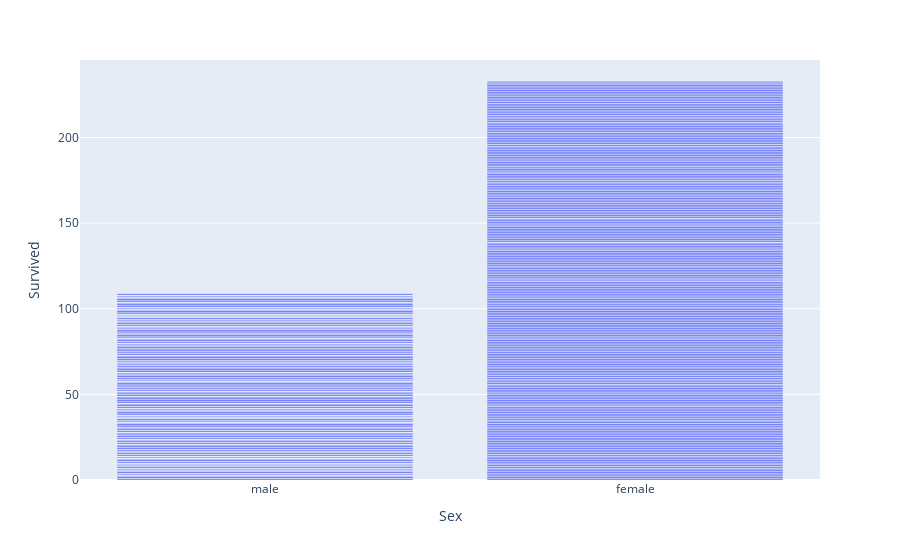

The notebook cell saved with this chart:
### Markdown cell above
## 5. Graph the value counts of the number of passengers who survived and did not survive based on gender using a stacked bar graph.

### Code cell
fig = px.bar(titanic_data, x="Sex", y="Survived", barmode="stack", category_orders={"Survived": ["0", "1"]})
fig.show()

### Figure 1 — Plotly figure (JSON) as saved in the notebook; plotly's stock layout.template omitted (floating-point values rounded to 4 significant figures; data arrays with more than 128 entries replaced by an {"elided": "..."} marker saying what was removed)
{"data": [{"alignmentgroup": "True", "hovertemplate": "Sex=%{x}<br>Survived=%{y}<extra></extra>", "legendgroup": "", "marker": {"color": "#636efa", "pattern": {"shape": ""}}, "name": "", "offsetgroup": "", "orientation": "v", "showlegend": false, "textposition": "auto", "type": "bar", "x": {"elided": "891 str values"}, "xaxis": "x", "y": {"elided": "891 int values"}, "yaxis": "y"}], "layout": {"barmode": "stack", "legend": {"tracegroupgap": 0}, "margin": {"t": 60}, "xaxis": {"anchor": "y", "domain": [0, 1], "title": {"text": "Sex"}}, "yaxis": {"anchor": "x", "categoryarray": ["1", "0"], "categoryorder": "array", "domain": [0, 1], "title": {"text": "Survived"}}}}
